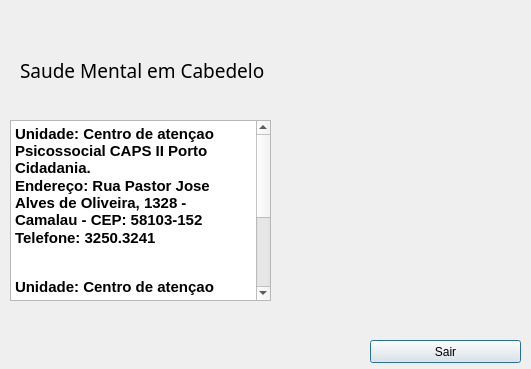
<?xml version="1.0" encoding="UTF-8"?>
<ui version="4.0">
 <class>Cabedelo</class>
 <widget class="QDialog" name="Cabedelo">
  <property name="geometry">
   <rect>
    <x>0</x>
    <y>0</y>
    <width>531</width>
    <height>369</height>
   </rect>
  </property>
  <property name="windowTitle">
   <string>Saude Mental</string>
  </property>
  <widget class="QLabel" name="label">
   <property name="geometry">
    <rect>
     <x>20</x>
     <y>50</y>
     <width>261</width>
     <height>41</height>
    </rect>
   </property>
   <property name="font">
    <font>
     <family>MV Boli</family>
     <pointsize>14</pointsize>
    </font>
   </property>
   <property name="text">
    <string>Saude Mental em Cabedelo</string>
   </property>
   <property name="textFormat">
    <enum>Qt::AutoText</enum>
   </property>
   <property name="scaledContents">
    <bool>true</bool>
   </property>
  </widget>
  <widget class="QLabel" name="label_2">
   <property name="geometry">
    <rect>
     <x>330</x>
     <y>20</y>
     <width>131</width>
     <height>81</height>
    </rect>
   </property>
   <property name="text">
    <string/>
   </property>
   <property name="pixmap">
    <pixmap resource="Apoio.qrc">:/Imagens/Downloads/Brasao_Cabedelo_PB-removebg-preview.png</pixmap>
   </property>
   <property name="scaledContents">
    <bool>true</bool>
   </property>
  </widget>
  <widget class="QLabel" name="label_3">
   <property name="geometry">
    <rect>
     <x>280</x>
     <y>140</y>
     <width>231</width>
     <height>141</height>
    </rect>
   </property>
   <property name="text">
    <string/>
   </property>
   <property name="pixmap">
    <pixmap resource="Apoio.qrc">:/Imagens/Downloads/Saude_Mental-removebg-preview.png</pixmap>
   </property>
   <property name="scaledContents">
    <bool>true</bool>
   </property>
  </widget>
  <widget class="QTextBrowser" name="textBrowser">
   <property name="geometry">
    <rect>
     <x>10</x>
     <y>120</y>
     <width>261</width>
     <height>181</height>
    </rect>
   </property>
   <property name="html">
    <string>&lt;!DOCTYPE HTML PUBLIC &quot;-//W3C//DTD HTML 4.0//EN&quot; &quot;http://www.w3.org/TR/REC-html40/strict.dtd&quot;&gt;
&lt;html&gt;&lt;head&gt;&lt;meta name=&quot;qrichtext&quot; content=&quot;1&quot; /&gt;&lt;style type=&quot;text/css&quot;&gt;
p, li { white-space: pre-wrap; }
&lt;/style&gt;&lt;/head&gt;&lt;body style=&quot; font-family:'MS Shell Dlg 2'; font-size:8.25pt; font-weight:400; font-style:normal;&quot;&gt;
&lt;p style=&quot; margin-top:0px; margin-bottom:0px; margin-left:0px; margin-right:0px; -qt-block-indent:0; text-indent:0px;&quot;&gt;&lt;span style=&quot; font-family:'Helvetica Neue','Helvetica','Arial','sans-serif'; font-size:11pt; font-weight:600; color:#000000; background-color:#ffffff;&quot;&gt;Unidade: Centro de atençao Psicossocial CAPS II Porto Cidadania.&lt;/span&gt;&lt;/p&gt;
&lt;p style=&quot; margin-top:0px; margin-bottom:0px; margin-left:0px; margin-right:0px; -qt-block-indent:0; text-indent:0px;&quot;&gt;&lt;span style=&quot; font-family:'arial','sans-serif'; font-size:11pt; font-weight:600; color:#000000;&quot;&gt;Endereço: &lt;/span&gt;&lt;span style=&quot; font-family:'Comfortaa','cursive'; font-size:11pt; font-weight:600; color:#000000; background-color:#ffffff;&quot;&gt;Rua Pastor Jose Alves de Oliveira, 1328 - &lt;/span&gt;&lt;span style=&quot; font-family:'Comfortaa','cursive'; font-size:11pt; font-weight:600; color:#000000;&quot;&gt;Camalau - CEP: 58103-152&lt;/span&gt;&lt;/p&gt;
&lt;p style=&quot; margin-top:0px; margin-bottom:0px; margin-left:0px; margin-right:0px; -qt-block-indent:0; text-indent:0px;&quot;&gt;&lt;span style=&quot; font-family:'Comfortaa','cursive'; font-size:11pt; font-weight:600; color:#000000; background-color:#ffffff;&quot;&gt;Telefone: 3250.3241&lt;/span&gt;&lt;/p&gt;
&lt;p style=&quot;-qt-paragraph-type:empty; margin-top:0px; margin-bottom:0px; margin-left:0px; margin-right:0px; -qt-block-indent:0; text-indent:0px; font-family:'Comfortaa','cursive'; font-size:11pt; font-weight:600; color:#000000;&quot;&gt;&lt;br /&gt;&lt;/p&gt;
&lt;p style=&quot;-qt-paragraph-type:empty; margin-top:0px; margin-bottom:0px; margin-left:0px; margin-right:0px; -qt-block-indent:0; text-indent:0px; font-family:'arial','sans-serif'; font-size:8pt; color:#222222;&quot;&gt;&lt;br /&gt;&lt;/p&gt;
&lt;p style=&quot; margin-top:0px; margin-bottom:0px; margin-left:0px; margin-right:0px; -qt-block-indent:0; text-indent:0px; line-height:158%; background-color:#ffffff;&quot;&gt;&lt;span style=&quot; font-family:'arial','sans-serif'; font-size:11pt; font-weight:600; color:#000000;&quot;&gt;Unidade: &lt;/span&gt;&lt;span style=&quot; font-family:'Comfortaa','cursive'; font-size:11pt; font-weight:600; color:#000000; background-color:#ffffff;&quot;&gt;Centro de atençao Psicossocial CAPS AD&lt;/span&gt;&lt;/p&gt;
&lt;p style=&quot; margin-top:0px; margin-bottom:0px; margin-left:0px; margin-right:0px; -qt-block-indent:0; text-indent:0px; line-height:158%; background-color:#ffffff;&quot;&gt;&lt;span style=&quot; font-family:'arial','sans-serif'; font-size:11pt; font-weight:600; color:#000000;&quot;&gt;Endereço: Rua Solon de Lucena - 160 - Ponta do Mato - CEP: &lt;/span&gt;&lt;span style=&quot; font-family:'Comfortaa','cursive'; font-size:11pt; font-weight:600; color:#000000; background-color:#ffffff;&quot;&gt;58100-570&lt;/span&gt;&lt;/p&gt;
&lt;p style=&quot; margin-top:0px; margin-bottom:0px; margin-left:0px; margin-right:0px; -qt-block-indent:0; text-indent:0px; line-height:158%; background-color:#ffffff;&quot;&gt;&lt;span style=&quot; font-family:'arial','sans-serif'; font-size:11pt; font-weight:600; color:#222222;&quot;&gt;Telefone: &lt;/span&gt;&lt;span style=&quot; font-family:'Comfortaa','cursive'; font-size:11pt; font-weight:600; color:#212529; background-color:#ffffff;&quot;&gt;228.1044&lt;/span&gt;&lt;/p&gt;&lt;/body&gt;&lt;/html&gt;</string>
   </property>
  </widget>
  <widget class="QPushButton" name="pushButton">
   <property name="geometry">
    <rect>
     <x>370</x>
     <y>340</y>
     <width>151</width>
     <height>23</height>
    </rect>
   </property>
   <property name="text">
    <string>Sair</string>
   </property>
  </widget>
 </widget>
 <resources>
  <include location="Apoio.qrc"/>
 </resources>
 <connections/>
</ui>
